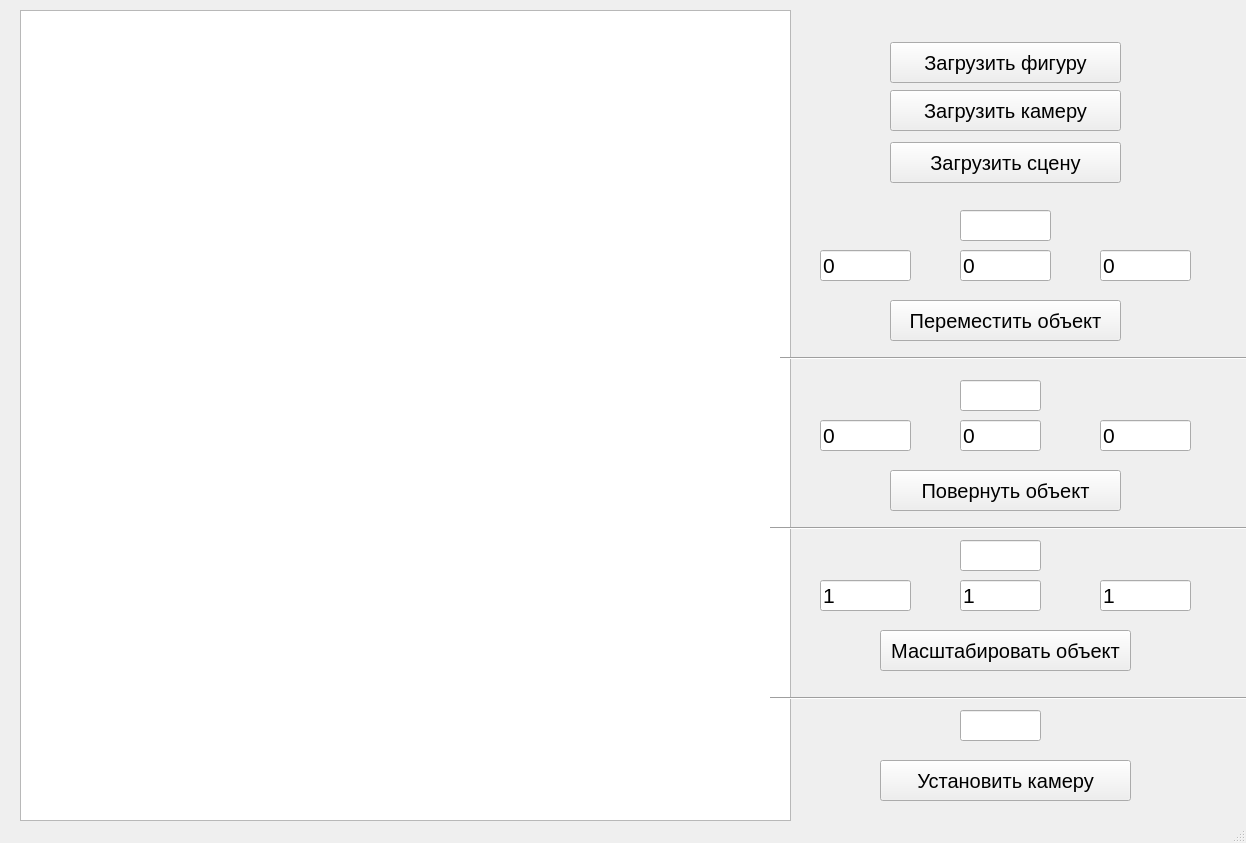
<?xml version="1.0" encoding="UTF-8"?>
<ui version="4.0">
 <class>MainWindow</class>
 <widget class="QMainWindow" name="MainWindow">
  <property name="geometry">
   <rect>
    <x>0</x>
    <y>0</y>
    <width>1246</width>
    <height>843</height>
   </rect>
  </property>
  <property name="windowTitle">
   <string>MainWindow</string>
  </property>
  <widget class="QWidget" name="centralwidget">
   <widget class="QGraphicsView" name="graphicsView">
    <property name="geometry">
     <rect>
      <x>20</x>
      <y>10</y>
      <width>771</width>
      <height>811</height>
     </rect>
    </property>
   </widget>
   <widget class="QPushButton" name="pushButton">
    <property name="geometry">
     <rect>
      <x>890</x>
      <y>42</y>
      <width>231</width>
      <height>41</height>
     </rect>
    </property>
    <property name="font">
     <font>
      <pointsize>15</pointsize>
     </font>
    </property>
    <property name="text">
     <string>Загрузить фигуру</string>
    </property>
   </widget>
   <widget class="QPushButton" name="pushButton_2">
    <property name="geometry">
     <rect>
      <x>890</x>
      <y>90</y>
      <width>231</width>
      <height>41</height>
     </rect>
    </property>
    <property name="font">
     <font>
      <pointsize>15</pointsize>
     </font>
    </property>
    <property name="text">
     <string>Загрузить камеру</string>
    </property>
   </widget>
   <widget class="QPushButton" name="pushButton_3">
    <property name="geometry">
     <rect>
      <x>890</x>
      <y>142</y>
      <width>231</width>
      <height>41</height>
     </rect>
    </property>
    <property name="font">
     <font>
      <pointsize>15</pointsize>
     </font>
    </property>
    <property name="text">
     <string>Загрузить сцену</string>
    </property>
   </widget>
   <widget class="QPushButton" name="pushButton_4">
    <property name="geometry">
     <rect>
      <x>890</x>
      <y>470</y>
      <width>231</width>
      <height>41</height>
     </rect>
    </property>
    <property name="font">
     <font>
      <pointsize>15</pointsize>
     </font>
    </property>
    <property name="text">
     <string>Повернуть объект</string>
    </property>
   </widget>
   <widget class="QPushButton" name="pushButton_5">
    <property name="geometry">
     <rect>
      <x>890</x>
      <y>300</y>
      <width>231</width>
      <height>41</height>
     </rect>
    </property>
    <property name="font">
     <font>
      <pointsize>15</pointsize>
     </font>
    </property>
    <property name="text">
     <string>Переместить объект</string>
    </property>
   </widget>
   <widget class="QPushButton" name="pushButton_6">
    <property name="geometry">
     <rect>
      <x>880</x>
      <y>630</y>
      <width>251</width>
      <height>41</height>
     </rect>
    </property>
    <property name="font">
     <font>
      <pointsize>15</pointsize>
     </font>
    </property>
    <property name="text">
     <string>Масштабировать объект</string>
    </property>
   </widget>
   <widget class="QLineEdit" name="X_E">
    <property name="geometry">
     <rect>
      <x>820</x>
      <y>250</y>
      <width>91</width>
      <height>31</height>
     </rect>
    </property>
    <property name="font">
     <font>
      <pointsize>16</pointsize>
     </font>
    </property>
    <property name="text">
     <string>0</string>
    </property>
   </widget>
   <widget class="QLineEdit" name="Z_E">
    <property name="geometry">
     <rect>
      <x>1100</x>
      <y>250</y>
      <width>91</width>
      <height>31</height>
     </rect>
    </property>
    <property name="font">
     <font>
      <pointsize>16</pointsize>
     </font>
    </property>
    <property name="text">
     <string>0</string>
    </property>
   </widget>
   <widget class="QLineEdit" name="Y_E">
    <property name="geometry">
     <rect>
      <x>960</x>
      <y>250</y>
      <width>91</width>
      <height>31</height>
     </rect>
    </property>
    <property name="font">
     <font>
      <pointsize>16</pointsize>
     </font>
    </property>
    <property name="text">
     <string>0</string>
    </property>
   </widget>
   <widget class="QPushButton" name="pushButton_7">
    <property name="geometry">
     <rect>
      <x>880</x>
      <y>760</y>
      <width>251</width>
      <height>41</height>
     </rect>
    </property>
    <property name="font">
     <font>
      <pointsize>15</pointsize>
     </font>
    </property>
    <property name="text">
     <string>Установить камеру</string>
    </property>
   </widget>
   <widget class="QLineEdit" name="Cam_E">
    <property name="geometry">
     <rect>
      <x>960</x>
      <y>710</y>
      <width>81</width>
      <height>31</height>
     </rect>
    </property>
   </widget>
   <widget class="QLineEdit" name="X_E_2">
    <property name="geometry">
     <rect>
      <x>820</x>
      <y>420</y>
      <width>91</width>
      <height>31</height>
     </rect>
    </property>
    <property name="font">
     <font>
      <pointsize>16</pointsize>
     </font>
    </property>
    <property name="text">
     <string>0</string>
    </property>
   </widget>
   <widget class="QLineEdit" name="Z_E_2">
    <property name="geometry">
     <rect>
      <x>1100</x>
      <y>420</y>
      <width>91</width>
      <height>31</height>
     </rect>
    </property>
    <property name="font">
     <font>
      <pointsize>16</pointsize>
     </font>
    </property>
    <property name="text">
     <string>0</string>
    </property>
   </widget>
   <widget class="QLineEdit" name="Y_E_2">
    <property name="geometry">
     <rect>
      <x>960</x>
      <y>420</y>
      <width>81</width>
      <height>31</height>
     </rect>
    </property>
    <property name="font">
     <font>
      <pointsize>16</pointsize>
     </font>
    </property>
    <property name="text">
     <string>0</string>
    </property>
   </widget>
   <widget class="QLineEdit" name="X_E_3">
    <property name="geometry">
     <rect>
      <x>820</x>
      <y>580</y>
      <width>91</width>
      <height>31</height>
     </rect>
    </property>
    <property name="font">
     <font>
      <pointsize>16</pointsize>
     </font>
    </property>
    <property name="text">
     <string>1</string>
    </property>
   </widget>
   <widget class="QLineEdit" name="Z_E_3">
    <property name="geometry">
     <rect>
      <x>1100</x>
      <y>580</y>
      <width>91</width>
      <height>31</height>
     </rect>
    </property>
    <property name="font">
     <font>
      <pointsize>16</pointsize>
     </font>
    </property>
    <property name="text">
     <string>1</string>
    </property>
   </widget>
   <widget class="QLineEdit" name="Y_E_3">
    <property name="geometry">
     <rect>
      <x>960</x>
      <y>580</y>
      <width>81</width>
      <height>31</height>
     </rect>
    </property>
    <property name="font">
     <font>
      <pointsize>16</pointsize>
     </font>
    </property>
    <property name="text">
     <string>1</string>
    </property>
   </widget>
   <widget class="QLineEdit" name="N_L">
    <property name="geometry">
     <rect>
      <x>960</x>
      <y>210</y>
      <width>91</width>
      <height>31</height>
     </rect>
    </property>
    <property name="font">
     <font>
      <pointsize>16</pointsize>
     </font>
    </property>
   </widget>
   <widget class="QLineEdit" name="N_L_2">
    <property name="geometry">
     <rect>
      <x>960</x>
      <y>380</y>
      <width>81</width>
      <height>31</height>
     </rect>
    </property>
    <property name="font">
     <font>
      <pointsize>16</pointsize>
     </font>
    </property>
   </widget>
   <widget class="QLineEdit" name="N_L_3">
    <property name="geometry">
     <rect>
      <x>960</x>
      <y>540</y>
      <width>81</width>
      <height>31</height>
     </rect>
    </property>
    <property name="font">
     <font>
      <pointsize>16</pointsize>
     </font>
    </property>
   </widget>
   <widget class="Line" name="line">
    <property name="geometry">
     <rect>
      <x>780</x>
      <y>350</y>
      <width>491</width>
      <height>16</height>
     </rect>
    </property>
    <property name="orientation">
     <enum>Qt::Horizontal</enum>
    </property>
   </widget>
   <widget class="Line" name="line_2">
    <property name="geometry">
     <rect>
      <x>770</x>
      <y>520</y>
      <width>501</width>
      <height>16</height>
     </rect>
    </property>
    <property name="orientation">
     <enum>Qt::Horizontal</enum>
    </property>
   </widget>
   <widget class="Line" name="line_3">
    <property name="geometry">
     <rect>
      <x>770</x>
      <y>690</y>
      <width>491</width>
      <height>16</height>
     </rect>
    </property>
    <property name="orientation">
     <enum>Qt::Horizontal</enum>
    </property>
   </widget>
  </widget>
  <widget class="QMenuBar" name="menubar">
   <property name="geometry">
    <rect>
     <x>0</x>
     <y>0</y>
     <width>1246</width>
     <height>22</height>
    </rect>
   </property>
  </widget>
  <widget class="QStatusBar" name="statusbar"/>
 </widget>
 <resources/>
 <connections/>
</ui>
